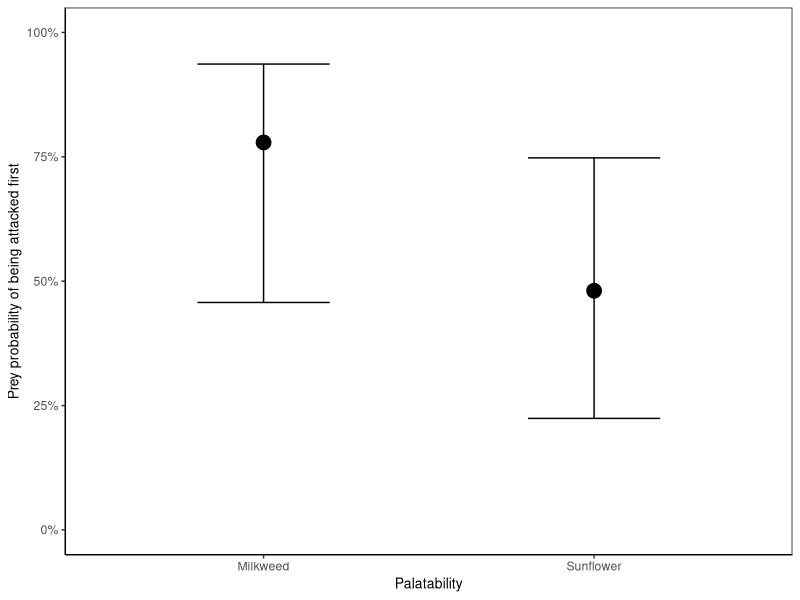

The R script that drew this image: (Note: this script raises an error after producing the figure.)
#~~~~~~~~~~~~~~~~~~~~~~~~~~~~~~~~~~~~~~~~~~~~~~~~~~~~~~~~~~~~~~~~~~~~~~~~~~~~~~~~~~~~~~~~~~~~~~~~~~~~~~~~~~~~~~~~~~~~~~~~~~~~~~~~~~~~~~~
#	 Malika IHLE      malika_ihle@hotmail.fr
#  data analysis
#	 Start : 18 march 2019
#	 last modif : 20190318
#	 commit: first
#~~~~~~~~~~~~~~~~~~~~~~~~~~~~~~~~~~~~~~~~~~~~~~~~~~~~~~~~~~~~~~~~~~~~~~~~~~~~~~~~~~~~~~~~~~~~~~~~~~~~~~~~~~~~~~~~~~~~~~~~~~~~~~~~~~~~~~~


rm(list = ls(all = TRUE))

# packages
library(lme4)
library(arm)
library(ggplot2)
library(here)


# load data
AllAttacks <- read.csv(file="3_ExtractedData/AllAttacks/AllAttacksBug.csv", header=TRUE, sep=",")
FocalBugAttack <- read.csv(file = "3_ExtractedData/FocalAttacks/FocalBugAttack.csv", header=TRUE, sep=",")
FirstAttacks <- read.csv(file = "3_ExtractedData/FirstAttacks/FirstAttacksBug.csv", header=TRUE, sep=",")

FocalBugAttack$FocalBugPalatability <- as.factor(FocalBugAttack$FocalBugPalatability)
AllAttacks$AttackedBugPalatability <- as.factor(AllAttacks$AttackedBugPalatability)
FirstAttacks$AttackedBugPalatability <- as.factor(FirstAttacks$AttackedBugPalatability)


head(AllAttacks)    
head(FocalBugAttack)
head(FirstAttacks)



# model 1: 
# question 2 (confirmatory): reluctant to attack bitrex Bug first regardless of their training?  
# --> main effect of Palatability trendy, effect direction against expectation = palatable one less likely to be attacked first                                                       
# question 3 (exploratory): bias against a color ?
# --> no (green less likely to be attacked first)

str(FocalBugAttack)

mod1 <- glm (FocalBugAttackedYN ~ FocalBugColor + FocalBugPalatability, family = 'binomial', data = FocalBugAttack)
summary(mod1)
drop1(mod1, test="Chisq")


# model 2: 
# question 2 (confirmatory): are MW Bug more likely to be dropped?
# --> yes, *******
# question 3 (exploratory): are Bug from a certain color more likely to be dropped?
# --> no
# question 4 (exploratory): are MW Bugs always dropped
# yes


str(AllAttacks)

mod2 <- glm (DropYN ~ AttackedBugColor + AttackedBugPalatability  #+ (1|FID)
               ,family = 'binomial', data = AllAttacks)
summary(mod2) ## <<<<<< super weird P value for ultra significant effect >>>>>>>>>>>>>> use LRT drop1 function
drop1(mod2, test="Chisq")

#sunflowerplot(AllAttacks$DropYN,AllAttacks$AttackedBugPalatability)
table(AllAttacks$Outcome,AllAttacks$AttackedBugPalatability) # dropping rate of milkweed Bug = 100%


# model 3
# question 1 (exploratory): delay to first attack longer if attack the bitrex Bug?
# no, effect according to expectation = palatable Bug attacked first were attacked after a shorter delay than MW Bugs attacked first

str(FirstAttacks)

mod3 <- lm(DelayToAttack ~ AttackedBugPalatability, data = FirstAttacks)
summary(mod3)
drop1(mod3, test="Chisq")



# figure likelihood attack

  mod1_noIntercept <- glm (FocalBugAttackedYN ~  - 1 +FocalBugPalatability + FocalBugColor, family = 'binomial', data = FocalBugAttack)
  summary(mod1_noIntercept)
  
  effects_table <- as.data.frame(cbind(est=invlogit(summary(mod1_noIntercept)$coeff[,1]),
                                       CIhigh=invlogit(summary(mod1_noIntercept)$coeff[,1]+summary(mod1_noIntercept)$coeff[,2]*1.96),
                                       CIlow=invlogit(summary(mod1_noIntercept)$coeff[,1]-summary(mod1_noIntercept)$coeff[,2]*1.96)))
  effects_table <- effects_table[-nrow(effects_table),]
  effects_table$Palatability <- c("Milkweed","Sunflower")
  effects_table


BugAttack_lkh <- ggplot(data=effects_table, aes(x=Palatability, y=est)) + 
  scale_y_continuous(name="Prey probability of being attacked first", 
                     limits=c(0, 1), breaks =c(0,0.25,0.50,0.75,1), labels=scales::percent)+ # 0.75 converted to 75%
  theme_classic() + # white backgroun, x and y axis (no box)
  #labs(title = "...") +
  
  geom_errorbar(aes(ymin=CIlow, ymax=CIhigh), width =0.4)+ # don't plot bor bars on x axis tick, but separate them (dodge)
  geom_point(size =4, stroke = 1) +
  theme(panel.border = element_rect(colour = "black", fill=NA), # ad square box around graph 
        axis.title.x=element_text(size=10),
        axis.title.y=element_text(size=10),
        plot.title = element_text(hjust = 0.5, size = 10))

setEPS() 
pdf(paste(here(), "5_Figures/AttackLikelihood/FigBugLkh.pdf",sep="/"), height=5, width=3.3)
BugAttack_lkh
dev.off()

# Figure drop rate

mod2_noIntercept <- mod2 <- glm (DropYN ~  -1 + AttackedBugPalatability + AttackedBugColor #+ (1|FID)
                                 ,family = 'binomial', data = AllAttacks)

effects_table_dr <- as.data.frame(cbind(est=invlogit(summary(mod2_noIntercept)$coeff[,1]),
                                     CIhigh=invlogit(summary(mod2_noIntercept)$coeff[,1]+summary(mod2_noIntercept)$coeff[,2]*1.96),
                                     CIlow=invlogit(summary(mod2_noIntercept)$coeff[,1]-summary(mod2_noIntercept)$coeff[,2]*1.96)))
effects_table_dr <- effects_table_dr[-nrow(effects_table_dr),]
effects_table_dr$Palatability <- c("Milkweed","Sunflower")
effects_table_dr



BugAttack_dr <- ggplot(data=effects_table_dr, aes(x=Palatability, y=est)) + 
  scale_y_continuous(name="Prey rejection probability", 
                     limits=c(0, 1), breaks =c(0,0.25,0.50,0.75,1), labels=scales::percent)+ # 0.75 converted to 75%
  theme_classic() + # white backgroun, x and y axis (no box)
  #labs(title = "") +
  
  geom_errorbar(aes(ymin=CIlow, ymax=CIhigh), width =0.4)+ # don't plot bor bars on x axis tick, but separate them (dodge)
  geom_point(size =4, stroke = 1) +
  theme(panel.border = element_rect(colour = "black", fill=NA), # ad square box around graph 
        axis.title.x=element_text(size=10),
        axis.title.y=element_text(size=10),
        plot.title = element_text(hjust = 0.5, size = 10))

setEPS() 
pdf(paste(here(), "5_Figures/DropRate/FigBugDR.pdf",sep="/"), height=5, width=3.3)
BugAttack_dr
dev.off()
